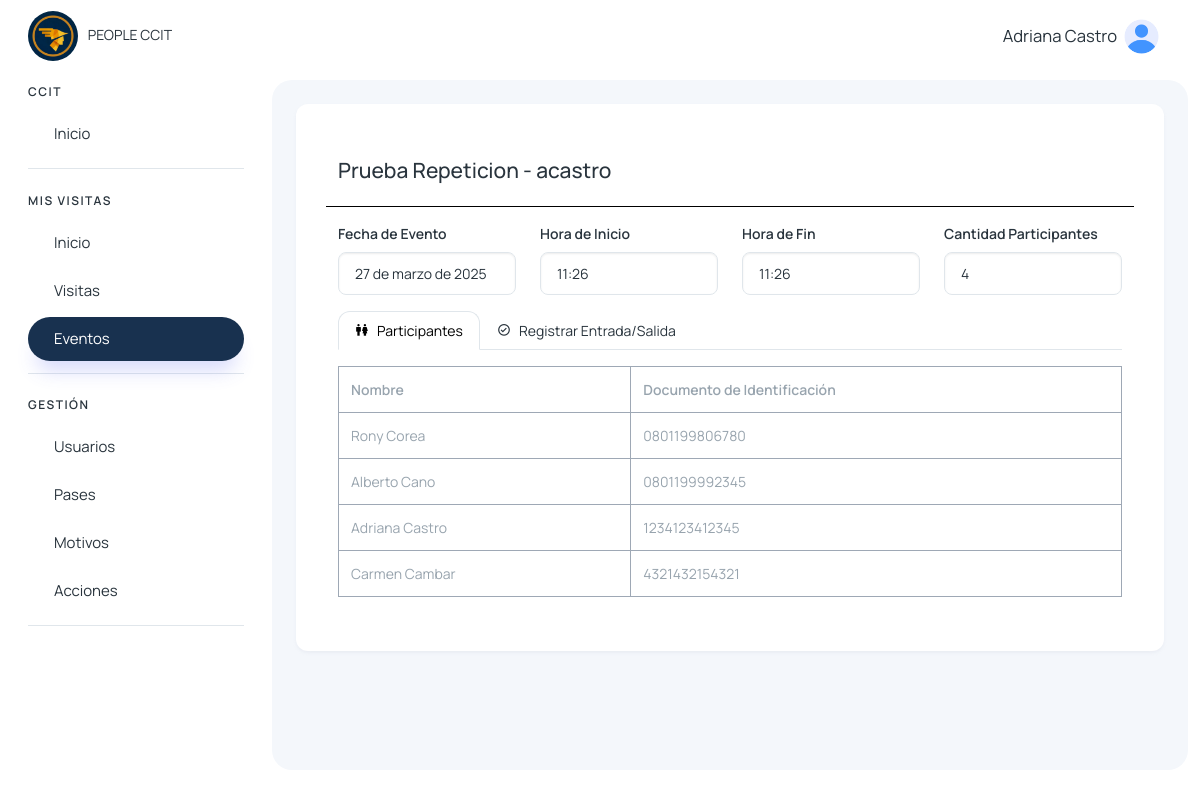
The app's page /detalles_evento/4/ (signed in) with its own data.
### eventos/models.py (models this page shows, shortened)
class EventoCapacitacion(models.Model):
    nombre = models.CharField(max_length=255)
    organizador = models.ForeignKey(User, on_delete=models.CASCADE)
    fecha = models.DateField()
    hora_inicio = models.TimeField()
    hora_fin = models.TimeField()
    cantidad_visitantes = models.IntegerField()
    estado = models.CharField(max_length=255, default='activo')
    created_at = models.DateTimeField(auto_now_add=True)
    updated_at = models.DateTimeField(auto_now=True)

class EventoVisitante(models.Model):
    id_evento = models.CharField(max_length=255)
    nombre_visitante = models.CharField(max_length=255)
    documento_identificacion = models.CharField(max_length=50)
    cat_participante = models.CharField(max_length=255, null=True, blank=True)
    entrada = models.BooleanField(default=0)
    hora_entrada = models.TimeField(null=True, blank=True)
    salida = models.BooleanField(default=0)
    hora_salida = models.TimeField(null=True, blank=True)
    created_at = models.DateTimeField(auto_now_add=True)
    updated_at = models.DateTimeField(auto_now=True)

### visitantes/views.py (the view)
# urls.py: path('detalles_evento/<int:id>/', views.detalles_evento, name='detalles_evento'),
@login_required
def detalles_evento(request,id):
    evento = EventoCapacitacion.objects.get(id=id)
    participantes_evento = EventoVisitante.objects.filter(id_evento=id)
    return render(request, 'visitantes/recepcion/secundarios/detalles_evento.html', {
        'evento': evento,
        'participantes_evento': participantes_evento,
    })

### usuarios/templatetags/menu_tags.py (called while the page is built)
@register.simple_tag(takes_context=True)
def active(context, *url_names):
    request = context.get('request')
    if not request:
        return ''
    current_url = request.resolver_match.url_name
    if current_url in url_names:
        return 'active'
    return ''

### visitantes/context_processors.py (called while the page is built)
def grupos_usuario(request):
    if request.user.is_authenticated:
        grupos = request.user.groups.all()
        usuarios = User.objects.filter(is_active=True)  # Solo usuarios activos
    else:
        grupos = []
        usuarios = []
    return {
        'user_grupos': grupos,
        'users': usuarios,
    }

### templates/visitantes/recepcion/secundarios/detalles_evento.html (shortened to what this page needs)
{% extends 'layout/layout.html' %}
{% block content %}
{% load static %}
<div class="container my-4">
    <div class="mb-3 row d-flex justify-content-between" style="border-bottom: 1px solid #000; padding-bottom: 15px;" data-aos="zoom-in">
        <div class="col">
            <h4>{{ evento.nombre }} - {{ evento.organizador }} </h4>
        </div>
    </div>
    <div class="mb-3 row" data-aos="zoom-in">
        <div class="col-md-3">
            <label class="form-label">Fecha de Evento</label>
            <input type="text" name="fecha" class="form-control" value="{{ evento.fecha }}" readonly>
        </div>
        <div class="col-md-3">
            <label class="form-label">Hora de Inicio</label>
            <input type="text" name="hora_inicio" class="form-control" value="{{ evento.hora_inicio }}" readonly>
        </div>
        <div class="col-md-3">
            <label class="form-label">Hora de Fin</label>
            <input type="text" name="hora_fin" class="form-control" value="{{ evento.hora_fin }}" readonly>
        </div>
        <div class="col-md-3">
            <label class="form-label">Cantidad Participantes</label>
            <input type="text" name="cantidad" class="form-control" value="{{ evento.cantidad_visitantes }}" readonly>
        </div>
    </div>
    <ul class="nav nav-tabs" role="tablist" data-aos="zoom-in">
        <li class="nav-item">
            <a class="nav-link d-flex active" data-bs-toggle="tab" href="#participantes" role="tab">
                <span><i class='bx bx-male-female'></i></span>
                <span class="d-none d-md-block ms-2">Participantes</span>
            </a>
        </li>
        <li class="nav-item">
            <a class="nav-link d-flex" data-bs-toggle="tab" href="#actualizarEstado" role="tab">
                <span><i class='bx bx-check-circle'></i></span>
                <span class="d-none d-md-block ms-2">Registrar Entrada/Salida</span>
            </a>
        </li>
    </ul>
    <div class="tab-content my-3" data-aos="zoom-in">
        <div class="tab-pane active" id="participantes" role="tabpanel">
            <table class="table table-bordered table-hover table-sm" id="tabla-asistencia">
                <thead class="thead-dark">
                    <tr>
                        <th>Nombre</th>
                        <th>Documento de Identificación</th>
                    </tr>
                </thead>
                <tbody id="tabla-asistencia-body">
                    {% if participantes_evento %}
                        {% for participante in participantes_evento %}
                            <tr data-participante-id="{{ participante.id }}">
                                <td contenteditable="true" class="nuevo-nombre" placeholder="Nombre...">{{ participante.nombre_visitante }}</td>
                                <td contenteditable="true" class="nuevo-documento" placeholder="Documento...">{{ participante.documento_identificacion }}</td>
                            </tr>
                        {% endfor %}
                    {% else %}
                        <tr>
                            <td contenteditable="true" class="nuevo-nombre" placeholder="Nombre..."></td>
                            <td contenteditable="true" class="nuevo-documento" placeholder="Documento..."></td>
                        </tr>
                    {% endif %}
                </tbody>
            </table>
        </div>
    </div>
</div>
{% endblock %}

### templates/layout/layout.html (shortened to what this page needs)
{% load static %}
{% load menu_tags %}
<!DOCTYPE html>
<html lang="en">
<head>
    <link href='https://unpkg.com/boxicons@2.1.4/css/boxicons.min.css' rel='stylesheet'>
    <link href="https://unpkg.com/aos@2.3.1/dist/aos.css" rel="stylesheet">
    <link rel="stylesheet" href="https://cdn.jsdelivr.net/npm/sweetalert2@11.4.4/dist/sweetalert2.min.css">
    <link rel="stylesheet" href="{% static '/assets/css/styles.min.css' %}" />
</head>
<body>
  <div class="page-wrapper" id="main-wrapper" data-layout="vertical" data-navbarbg="skin6" data-sidebartype="full"
  data-sidebar-position="fixed" data-header-position="fixed">
    <aside class="left-sidebar">
        <div>
            <div class="brand-logo d-flex align-items-center justify-content-between">
                <a href="{% url 'home' %}" class="text-nowrap logo-img">
                    <img class="rounded-circle" width="50" src="{% static '/img/logo.png' %}" alt="logo" style="margin-right: 7px" />
                    PEOPLE CCIT
                </a>
            </div>
            <nav class="sidebar-nav scroll-sidebar" data-simplebar="">
                <ul id="sidebarnav">
                    <li class="nav-small-cap">
                        <span class="hide-menu">CCIT</span>
                    </li>
                    <li class="sidebar-item">
                        <a class="sidebar-link" href="{% url 'home' %}" aria-expanded="false">
                            <span class="hide-menu">Inicio</span>
                        </a>
                    </li>
                    {% for grupo in user_grupos %}
                        {% if grupo.name == "visitas_colaborador_group" or grupo.name == 'visitas_it_group' or grupo.name == "super_admin" %}
                            <li class="nav-small-cap">
                                <span class="hide-menu">MIS VISITAS</span>
                            </li>
                            <li class="sidebar-item">
                                <a class="sidebar-link {% active 'colaboradores_home' 'buscar_inicio_colaborador' %}" href="{% url 'colaboradores_home' %}" aria-expanded="false">
                                    <span class="hide-menu">Inicio</span>
                                </a>
                            </li>
                            <li class="sidebar-item">
                                <a class="sidebar-link {% active 'visitas_colaborador' 'buscar_visitas_colaborador' 'colaboradores-nueva-visita' 'salida_mea_visita' 'detalle_visita_agendada' 'detalle_visita_dentro' 'nueva-visita-agendada' 'editar_visita_agendada' %}" href="{% url 'visitas_colaborador' %}" aria-expanded="false">
                                    <span class="hide-menu">Visitas</span>
                                </a>
                            </li>
                            <li class="sidebar-item">
                                <a class="sidebar-link {% active 'eventos_capacitaciones_colaborador' 'buscar_eventos_colaborador' 'nuevo_evento' 'actualizar_participante' 'detalles_evento_visitas' 'detalles_evento' %}" href="{% url 'eventos_capacitaciones_colaborador' %}" aria-expanded="false">
                                    <span class="hide-menu">Eventos</span>
                                </a>
                            </li>
                        {% endif %}
                    {% endfor %}
                    {% for grupo in user_grupos %}
                        {% if grupo.name == "visitas_it_group" or grupo.name == "super_admin" %}
                            <li class="nav-small-cap">
                                <span class="hide-menu">GESTIÓN</span>
                            </li>
                            <li class="sidebar-item">
                                <a class="sidebar-link {% active 'user_list' 'buscar_user' 'edit_user' 'delete_user' 'reset_user_password' 'create_user' 'cambiar_estado_usuario' 'reset_password' 'change_password_reset' %}" href="{% url 'user_list' %}" aria-expanded="false">
                                    <span class="hide-menu">Usuarios</span>
                                </a>
                            </li>
                            <li class="sidebar-item">
                                <a class="sidebar-link {% active 'pases' 'buscar_pase' 'crear_pase' 'editar_pase' %}" href="{% url 'pases' %}" aria-expanded="false">
                                    <span class="hide-menu">Pases</span>
                                </a>
                            </li>
                            <li class="sidebar-item">
                                <a class="sidebar-link {% active 'motivos' %}" href="{% url 'motivos' %}" aria-expanded="false">
                                    <span class="hide-menu">Motivos</span>
                                </a>
                            </li>
                            <li class="sidebar-item">
                                <a class="sidebar-link {% active 'acciones' %}" href="{% url 'acciones' %}" aria-expanded="false">
                                    <span class="hide-menu">Acciones</span>
                                </a>
                            </li>
                        {% endif %}
                    {% endfor %}
                </ul>
            </nav>
        </div>
    </aside>
  <div class="body-wrapper">
    <header class="app-header">
        <nav class="navbar navbar-expand-lg navbar-light">
            <div class="navbar-collapse justify-content-end px-0" id="navbarNav">
                <ul class="navbar-nav flex-row ms-auto align-items-center justify-content-end">
                    <li class="nav-item dropdown">
                        <a class="nav-link " href="javascript:void(0)" id="drop2" data-bs-toggle="dropdown"
                            aria-expanded="false">
                            <small style="font-size: smaller; margin-right: 7px;">
                                {{request.user.first_name}} {{request.user.last_name}}
                            </small>
                            <img src="{% static '/img/home/user.png' %}" alt="" width="35" height="35" class="rounded-circle">
                        </a>
                    </li>
                </ul>
            </div>
        </nav>
    </header>
            <div class="body-wrapper-inner">
                <div class="container-fluid">
                    <div class="card">
                        <div class="card-body">
                            {% block content %} {% endblock %}
                        </div>
                    </div>
                </div>
            </div>
        </div>
    </div>
</body>
</html>

### templates/layout/layout.html (style rules this page uses)
tr { border-color: #18314f6b; }
.sidebar-nav ul .sidebar-item.selected>.sidebar-link.active, .sidebar-nav ul .sidebar-item.selected>.sidebar-link, .sidebar-nav ul .sidebar-item>.sidebar-link.active { border-radius: 25px; }
.body-wrapper .container-fluid { max-width: 1500px; }

### records on screen
EventoCapacitacion: nombre "Prueba Repeticion", organizador "acastro", fecha "27 de marzo de 2025", hora_inicio "11:26", hora_fin "11:26", cantidad "4"
EventoVisitante: nombre_visitante "Rony Corea", documento_identificacion "0801199806780"
EventoVisitante: nombre_visitante "Alberto Cano", documento_identificacion "0801199992345"
EventoVisitante: nombre_visitante "Adriana Castro", documento_identificacion "1234123412345"
EventoVisitante: nombre_visitante "Carmen Cambar", documento_identificacion "4321432154321"

### other values on screen
{{ request.user.first_name }} "Adriana"
{{ request.user.last_name }} "Castro"
